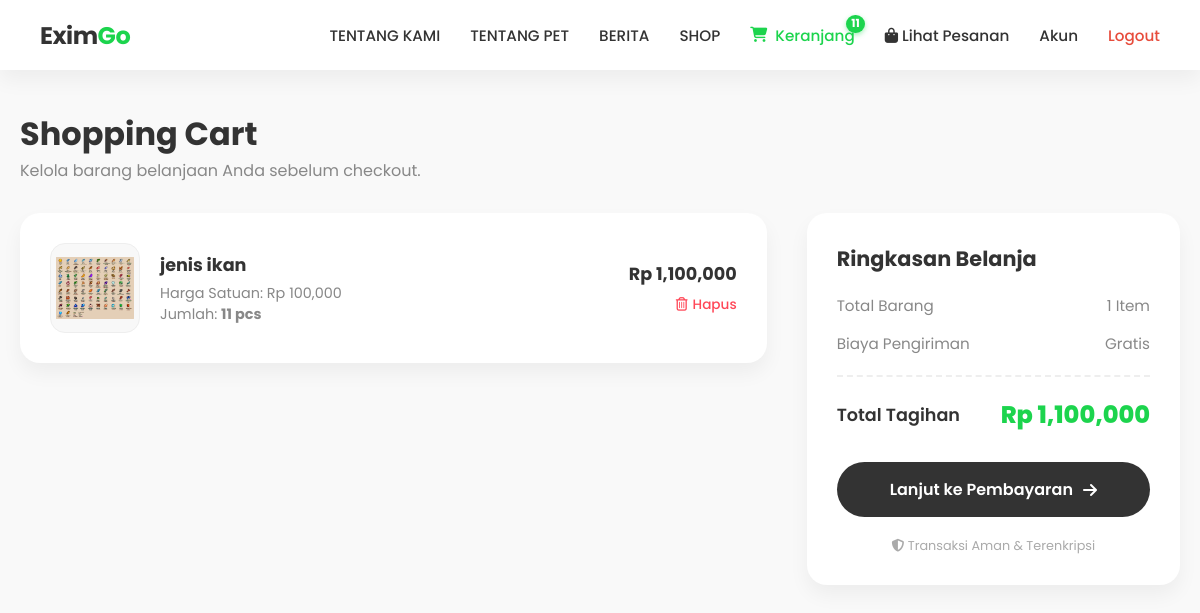
/users/cart.php (signed in), run on an earlier commit of the app's database.
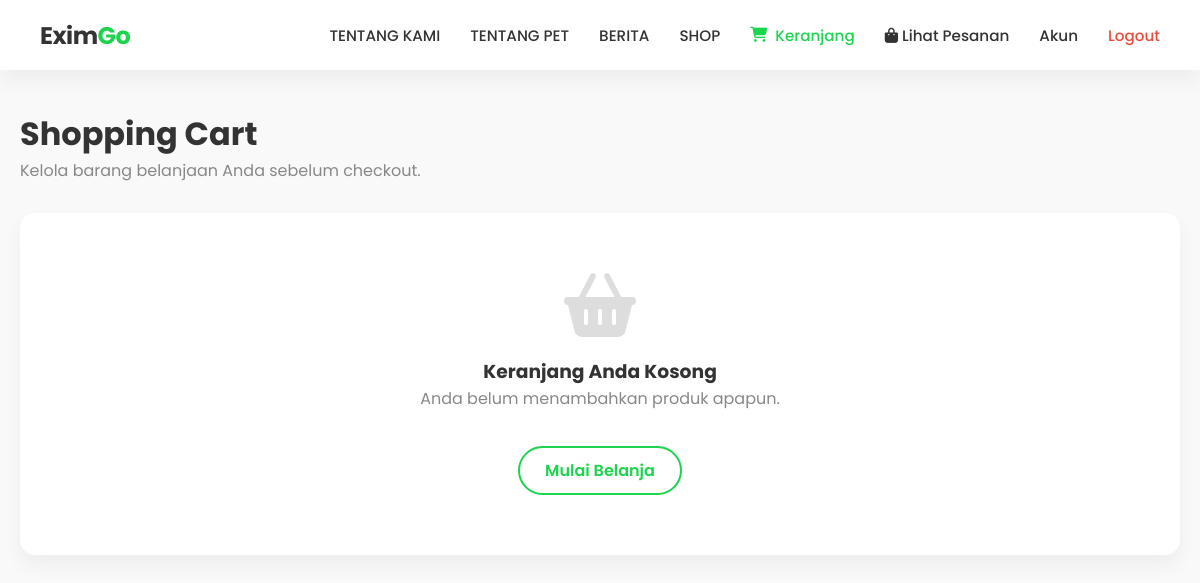
And on a later commit of the database.
### tables this page shows
CREATE TABLE `carts` (
  `id` int(11) NOT NULL,
  `user_id` int(11) NOT NULL,
  `product_id` int(11) NOT NULL,
  `quantity` int(11) DEFAULT 1,
  `created_at` timestamp NOT NULL DEFAULT current_timestamp()
);

CREATE TABLE `products` (
  `id` int(11) NOT NULL,
  `name` varchar(150) NOT NULL,
  `description` text DEFAULT NULL,
  `price` decimal(15,2) NOT NULL,
  `stock` int(11) NOT NULL DEFAULT 0,
  `image` varchar(255) DEFAULT NULL,
  `created_at` timestamp NOT NULL DEFAULT current_timestamp()
);

### src/users/cart.php (the view, shortened to what the changed rows need)
<?php
require_once '../config/database.php';
$uid = $_SESSION['user_id'];
$query = "SELECT c.id as cart_id, c.quantity, p.name, p.price, p.image
          FROM carts c
          JOIN products p ON c.product_id = p.id
          WHERE c.user_id = ?";
$stmt = $pdo->prepare($query);
$stmt->execute([$uid]);
$items = $stmt->fetchAll();
$grand_total = 0;
foreach ($items as $i) {
    $grand_total += ($i['price'] * $i['quantity']);
}
?>
<!DOCTYPE html>
<html lang="id">
<head>
    <link rel="stylesheet" href="../assets/css/cart.css">
    <link rel="stylesheet" href="https://cdnjs.cloudflare.com/ajax/libs/font-awesome/6.4.0/css/all.min.css">
</head>
<body>
    <?php include '../includes/navbar.php'; ?>
    <main class="container" style="padding-top: 40px; padding-bottom: 80px;">
        <div class="page-header">
            <h2>Shopping Cart</h2>
        </div>
        <?php if (count($items) == 0): ?>
            <div class="alert-box alert-empty">
                <i class="fa-solid fa-basket-shopping" style="font-size:4rem; color:#ddd; margin-bottom:20px;"></i>
                <h3>Keranjang Anda Kosong</h3>
                <p style="color:#888; margin-bottom: 20px;">Anda belum menambahkan produk apapun.</p>
                <a href="catalog.php" class="btn-secondary">Mulai Belanja</a>
            </div>
        <?php else: ?>
            <div class="cart-container">
                <div class="cart-list">
                    <?php foreach ($items as $item): ?>
                        <div class="cart-item">
                            <img src="../assets/images/uploads/<?= $item['image'] ?? 'default.jpg' ?>" class="item-img"
                                alt="Produk">
                            <div class="item-details">
                                <h4><?= htmlspecialchars($item['name']) ?></h4>
                                <div class="item-meta">
                                    Harga Satuan: Rp <?= number_format($item['price']) ?> <br>
                                    Jumlah: <b><?= $item['quantity'] ?> pcs</b>
                                </div>
                            </div>
                            <div class="item-total">
                                <div class="price-tag">Rp <?= number_format($item['price'] * $item['quantity']) ?></div>
                                <a href="?remove=<?= $item['cart_id'] ?>" class="item-remove"
                                    onclick="return confirm('Yakin hapus barang ini?')">
                                    <i class="fa-regular fa-trash-can"></i> Hapus
                                </a>
                            </div>
                        </div>
                    <?php endforeach; ?>
                </div>
                <div class="cart-summary">
                    <h3>Ringkasan Belanja</h3>
                    <div class="summary-row">
                        <span>Total Barang</span>
                        <span><?= count($items) ?> Item</span>
                    </div>
                    <div class="summary-row">
                        <span>Biaya Pengiriman</span>
                        <span>Gratis</span>
                    </div>
                    <div class="summary-row total-row">
                        <span>Total Tagihan</span>
                        <span>Rp <?= number_format($grand_total) ?></span>
                    </div>
                    <a href="checkout.php" class="btn-checkout">
                        Lanjut ke Pembayaran <i class="fa-solid fa-arrow-right"></i>
                    </a>
                    <div style="margin-top: 20px; font-size: 0.8rem; color: #aaa; text-align: center;">
                        <i class="fa-solid fa-shield-halved"></i> Transaksi Aman & Terenkripsi
                    </div>
                </div>
            </div>
        <?php endif; ?>
    </main>
</body>
</html>

### src/includes/navbar.php (shortened to what the changed rows need)
<?php
$cart_count = 0;
if (isset($_SESSION['user_id'])) {
    if (isset($pdo)) {
        $stmt_nav = $pdo->prepare("SELECT SUM(quantity) FROM carts WHERE user_id = ?");
        $stmt_nav->execute([$_SESSION['user_id']]);
        $cart_count = $stmt_nav->fetchColumn() ?: 0;
    }
}
$current_page = basename($_SERVER['PHP_SELF']);
?>
<link rel="stylesheet" href="../assets/css/navbar.css">
<link rel="stylesheet" href="https://cdnjs.cloudflare.com/ajax/libs/font-awesome/6.4.0/css/all.min.css">
<nav>
    <div class="nav-kanan">
        <ul class="nav-links">
            <?php if (isset($_SESSION['user_id'])): ?>
                <li>
                    <a href="cart.php" class="cart-wrapper <?= $current_page == 'cart.php' ? 'active' : '' ?>">
                        <i class="fa-solid fa-cart-shopping"></i> Keranjang
                        <?php if ($cart_count > 0): ?>
                            <span class="badge-cart"><?= $cart_count ?></span>
                        <?php endif; ?>
                    </a>
                </li>
            <?php endif; ?>
        </ul>
    </div>
</nav>

What changed in the data, as far as the page shows it:
removed carts: product.image (picture), product.name "jenis ikan", product.price "100,000", quantity "11", $item['price'] * $item['quantity'] "1,100,000"
Also different on the page:
$cart_count: "11" → (not shown)
count($items): "1" → (not shown)
$grand_total: "1,100,000" → (not shown)
text no longer shown: "Ringkasan Belanja Total Barang Item Biaya Pengiriman Gratis Total Tagihan Rp Lanjut ke Pembayaran Transaksi Aman & Terenkripsi"
text now shown: "Keranjang Anda Kosong Anda belum menambahkan produk apapun. Mulai Belanja"
